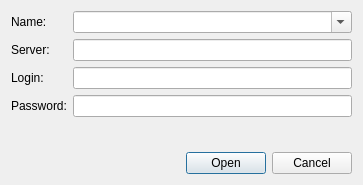
<?xml version="1.0" encoding="UTF-8"?>
<ui version="4.0">
 <class>QRLogin</class>
 <widget class="QDialog" name="QRLogin">
  <property name="geometry">
   <rect>
    <x>0</x>
    <y>0</y>
    <width>363</width>
    <height>185</height>
   </rect>
  </property>
  <property name="windowTitle">
   <string>Dialog</string>
  </property>
  <layout class="QVBoxLayout" name="verticalLayout">
   <item>
    <layout class="QFormLayout" name="formLayout">
     <item row="1" column="0">
      <widget class="QLabel" name="label">
       <property name="text">
        <string>Server:</string>
       </property>
      </widget>
     </item>
     <item row="2" column="0">
      <widget class="QLabel" name="label_2">
       <property name="text">
        <string>Login:</string>
       </property>
      </widget>
     </item>
     <item row="2" column="1">
      <widget class="QLineEdit" name="login"/>
     </item>
     <item row="3" column="0">
      <widget class="QLabel" name="label_3">
       <property name="text">
        <string>Password:</string>
       </property>
      </widget>
     </item>
     <item row="3" column="1">
      <widget class="QLineEdit" name="password">
       <property name="echoMode">
        <enum>QLineEdit::PasswordEchoOnEdit</enum>
       </property>
      </widget>
     </item>
     <item row="0" column="0">
      <widget class="QLabel" name="label_4">
       <property name="text">
        <string>Name:</string>
       </property>
      </widget>
     </item>
     <item row="0" column="1">
      <widget class="QComboBox" name="name">
       <property name="editable">
        <bool>true</bool>
       </property>
      </widget>
     </item>
     <item row="1" column="1">
      <widget class="QLineEdit" name="server"/>
     </item>
    </layout>
   </item>
   <item>
    <widget class="QDialogButtonBox" name="buttonBox">
     <property name="sizePolicy">
      <sizepolicy hsizetype="Expanding" vsizetype="Fixed">
       <horstretch>0</horstretch>
       <verstretch>0</verstretch>
      </sizepolicy>
     </property>
     <property name="orientation">
      <enum>Qt::Horizontal</enum>
     </property>
     <property name="standardButtons">
      <set>QDialogButtonBox::Cancel|QDialogButtonBox::Open</set>
     </property>
    </widget>
   </item>
  </layout>
 </widget>
 <tabstops>
  <tabstop>name</tabstop>
  <tabstop>server</tabstop>
  <tabstop>login</tabstop>
  <tabstop>password</tabstop>
 </tabstops>
 <resources/>
 <connections>
  <connection>
   <sender>buttonBox</sender>
   <signal>accepted()</signal>
   <receiver>QRLogin</receiver>
   <slot>accept()</slot>
   <hints>
    <hint type="sourcelabel">
     <x>248</x>
     <y>254</y>
    </hint>
    <hint type="destinationlabel">
     <x>157</x>
     <y>274</y>
    </hint>
   </hints>
  </connection>
  <connection>
   <sender>buttonBox</sender>
   <signal>rejected()</signal>
   <receiver>QRLogin</receiver>
   <slot>reject()</slot>
   <hints>
    <hint type="sourcelabel">
     <x>316</x>
     <y>260</y>
    </hint>
    <hint type="destinationlabel">
     <x>286</x>
     <y>274</y>
    </hint>
   </hints>
  </connection>
 </connections>
</ui>
